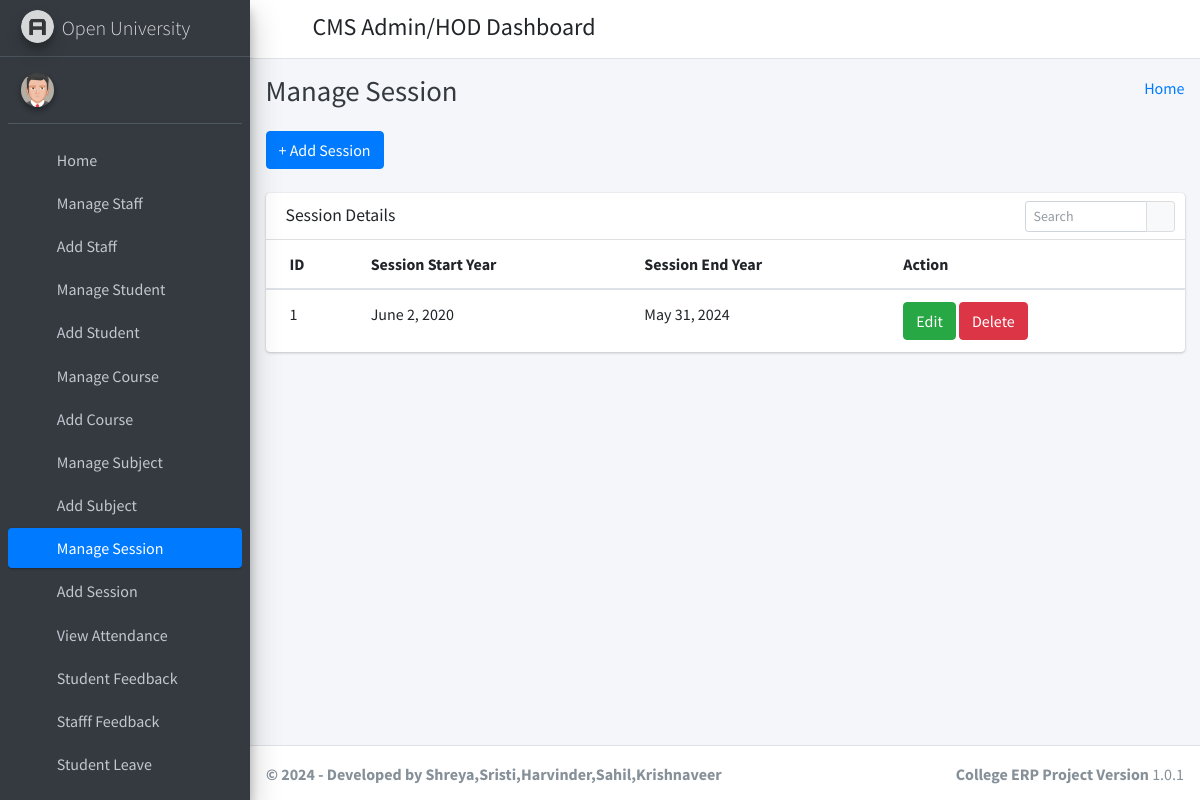
The page /manage_session/ (signed in) on the database its author committed.
### student_management_app/models.py (models this page shows)
class SessionYearModel(models.Model):
    id = models.AutoField(primary_key=True)
    session_start_year = models.DateField()
    session_end_year = models.DateField()
    objects = models.Manager()

### student_management_app/HodViews.py (the view)
# urls.py: path('manage_session/', HodViews.manage_session, name="manage_session"),
def manage_session(request):
    session_years = SessionYearModel.objects.all()
    context = {
        "session_years": session_years
    }
    return render(request, "hod_template/manage_session_template.html", context)

### student_management_app/LoginCheckMiddleWare.py (called while the page is built, shortened)
    def process_view(self, request, view_func, view_args, view_kwargs):
        modulename = view_func.__module__
        user = request.user
        if user.is_authenticated:
            if user.user_type == "1":
                if modulename == "student_management_app.HodViews":
                    pass
                elif modulename == "student_management_app.views" or modulename == "django.views.static":
                    pass
                else:
                    return redirect("admin_home")
            else:
                return redirect("login")
        else:
            if request.path == reverse("login") or request.path == reverse("doLogin"):
                pass
            else:
                return redirect("login")

### student_management_app/templates/hod_template/manage_session_template.html (shortened to what this page needs)
{% extends 'hod_template/base_template.html' %}
{% block page_title %}
    Manage Session
{% endblock page_title %}
{% block main_content %}
{% load static %}
<section class="content">
        <div class="container-fluid">
            <a class="btn btn-primary" href="{% url 'add_session' %}" role="button">+ Add Session</a> <br/>&nbsp;
            <div class="row">
                <div class="col-md-12">
                    <div class="card">
                        <div class="card-header">
                            <h3 class="card-title">Session Details</h3>
                            <div class="card-tools">
                            <div class="input-group input-group-sm" style="width: 150px;">
                                <input type="text" name="table_search" class="form-control float-right" placeholder="Search">
                                <div class="input-group-append">
                                <button type="submit" class="btn btn-default"><i class="fas fa-search"></i></button>
                                </div>
                            </div>
                            </div>
                        </div>
                        <div class="card-body table-responsive p-0">
                            <table class="table table-hover text-nowrap">
                            <thead>
                                <tr>
                                <th>ID</th>
                                <th>Session Start Year</th>
                                <th>Session End Year</th>
                                <th>Action</th>
                                </tr>
                            </thead>
                            <tbody>
                                {% for session_year in session_years %}
                                <tr>
                                <td>{{ session_year.id }}</td>
                                <td>{{ session_year.session_start_year }}</td>
                                <td>{{ session_year.session_end_year }}</td>
                                <td>
                                    <a href="{% url 'edit_session' session_year.id %}" class="btn btn-success">Edit</a>
                                    <a href="{% url 'delete_session' session_year.id %}" class="btn btn-danger">Delete</a>
                                </td>
                                </tr>
                                {% endfor %}
                            </tbody>
                            </table>
                        </div>
                        </div>
                </div>
            </div>
        </div>
      </section>
  {% endblock main_content %}

### rows shown on the page
SessionYearModel: id "1", session_start_year "June 2, 2020", session_end_year "May 31, 2024"
